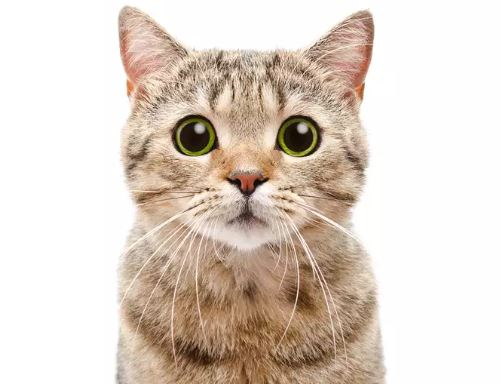
#> input picture DSI206/cat.JPG, 502 x 384 px, found by its file name
$ python Gaussian_Filter_Using_FFT.py
#> lines starting #> are read from the running program, lines starting #| are printed output that depends on the picture
#> further down, img is the input picture: shape (384, 502, 3); mean R, G, B 222.8, 210.6, 200.1
import matplotlib.pyplot as plt
import numpy as np

def gaussian_kernel(size, sigma=1):
    """
    Generate 2D Gaussian kernel
    Input:  size = size of the Gaussian kernel
            sigma = sigma of the Gaussian function
    Output: 2D array of the Gaussian kernel
    """
    n = size//2
    xx, yy = np.meshgrid(range(-n,n+1), range(-n,n+1))
    kernel = np.exp(- (xx**2 + yy**2) / (2*sigma**2))
    kernel = kernel / kernel.sum()
    return kernel


def gaussian_blur_fft(image, kernel_size=5, sigma=1):
    """
    Perform Gaussian blur on the image using FFT
    Input:  image = the original image to perform Gaussian blur on
            kernel_size = size of the Gaussian kernel
            sigma = sigma of the Gaussian function
    Output: Image after applied the Gaussian blur using FFT
            Gaussian kernel in the frequency domain
            Image in the frequency domain
            Convolved image in the frequency domain
    """
#> called with kernel_size = 5, sigma = 1
    kernel = gaussian_kernel(kernel_size, sigma)

    pad_height = int((kernel_size)//2)
    pad_width = int((kernel_size)//2)

    padded_image = np.pad(image, ((pad_height, pad_height), (pad_width, pad_width), (0, 0)), 'edge')
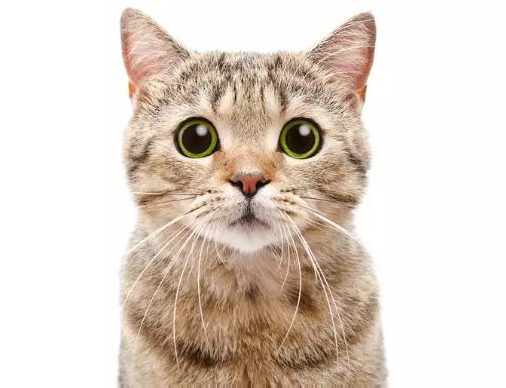
#> padded_image: shape (388, 506, 3) float64; mean R, G, B 0.875, 0.828, 0.787

    kernel_fft = np.fft.fft2(kernel, s=padded_image.shape[:2], axes=(0, 1))

    image_fft = np.fft.fft2(padded_image, axes=(0, 1))

    convolved_fft = kernel_fft[:, :, np.newaxis] * image_fft

    inverse_fft = np.fft.ifft2(convolved_fft, axes=(0, 1))
    blur = np.real(inverse_fft)
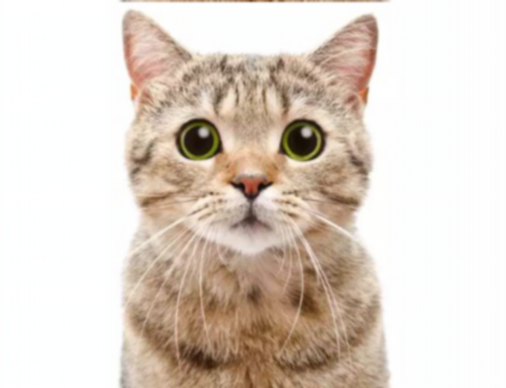
#> blur: shape (388, 506, 3) float64; mean of channels 0, 1, 2 0.875, 0.828, 0.787; drawn as R, G, B
    img_blur = blur[2*pad_height:len(inverse_fft), 2*pad_width:len(inverse_fft[0]), :]

    return img_blur, kernel_fft, image_fft, convolved_fft


if __name__ == "__main__":
    img = plt.imread('cat.jpg')
    img = img/255.
    img_blur, kernel_fft, image_fft, convolved_fft = gaussian_blur_fft(img)

    image_fft_shift = np.log( abs(np.fft.fftshift(image_fft).real) + 1 )
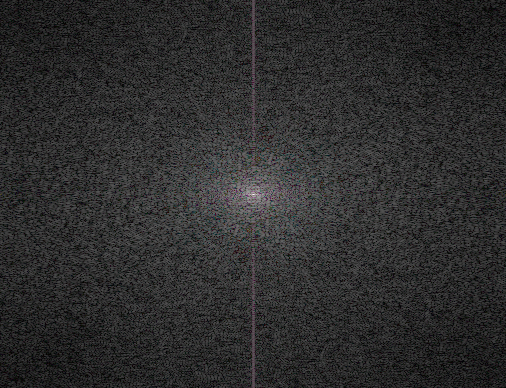
#> image_fft_shift: shape (388, 506, 3) float64; mean of channels 0, 1, 2 2.17, 2.16, 2.17; drawn with min black and max white
    kernel_fft_shift = np.fft.fftshift(kernel_fft)
    convolved_fft_shift = np.log( abs(np.fft.fftshift(convolved_fft).real) + 1 )
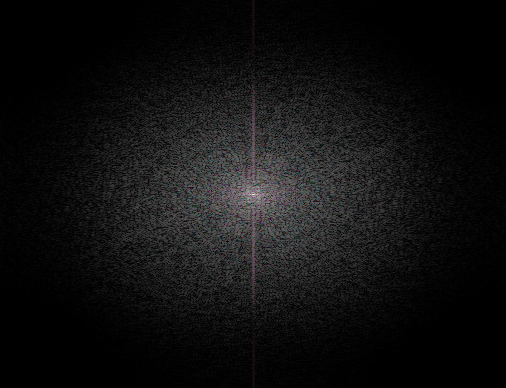
#> convolved_fft_shift: shape (388, 506, 3) float64; mean of channels 0, 1, 2 0.791, 0.785, 0.791; drawn with min black and max white

    plt.figure()
    plt.subplot(2,3,1)
    plt.imshow(img)
    plt.title('original')
    plt.subplot(2,3,2)
    plt.imshow(img_blur)
    plt.title('blurred image')

    plt.subplot(2,3,4)
    plt.imshow(kernel_fft.real)
    plt.title('kernel')
    plt.subplot(2,3,5)
    plt.imshow(kernel_fft_shift.real)
    plt.title('shifted kernel')
    plt.subplot(2,3,6)
    plt.imshow(image_fft_shift / image_fft_shift.max())
    plt.title('shifted image fft magnitude')
    plt.subplot(2,3,3)
    plt.imshow(convolved_fft_shift / convolved_fft_shift.max())
    plt.title('convolved image fft magnitude')
    plt.show()
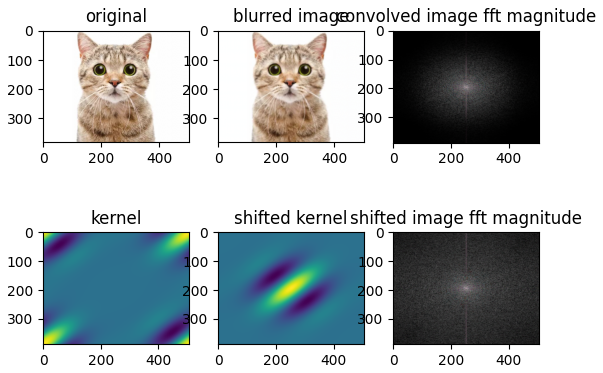
#> figure drawn by matplotlib, 6 panels

$ run again, with DSI206/chess_board.jpg copied over DSI206/cat.JPG
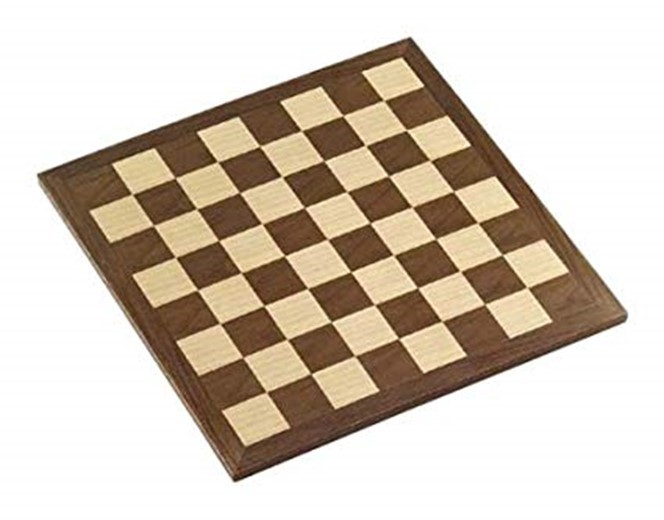
#> input picture DSI206/chess_board.jpg, 664 x 520 px, found by its file name
#> img is the input picture: shape (520, 664, 3); mean R, G, B 210.5, 199, 185.7
#> `image_fft_shift = np.log( abs(np.fft.fftshift(image_fft).real) + 1 )`:
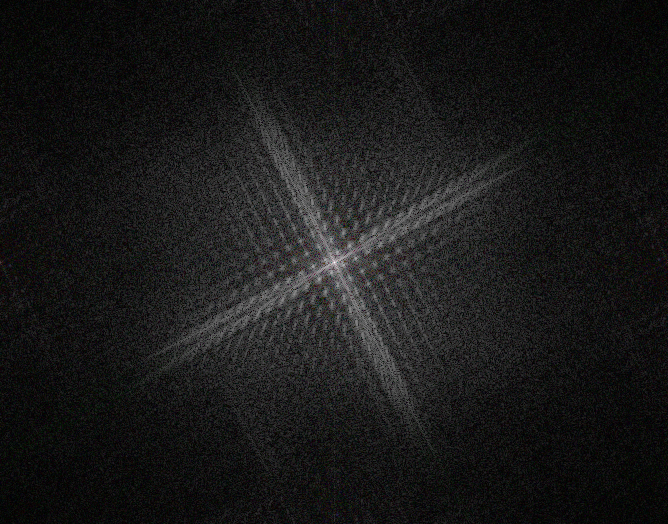
#> image_fft_shift: shape (524, 668, 3) float64; mean of channels 0, 1, 2 1.26, 1.26, 1.25; drawn with min black and max white
#> `convolved_fft_shift = np.log( abs(np.fft.fftshift(convolved_fft).real)..`:
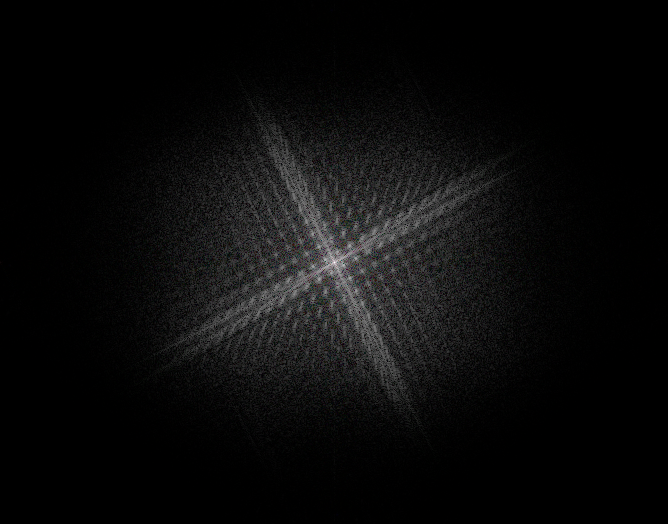
#> convolved_fft_shift: shape (524, 668, 3) float64; mean of channels 0, 1, 2 0.558, 0.556, 0.556; drawn with min black and max white
